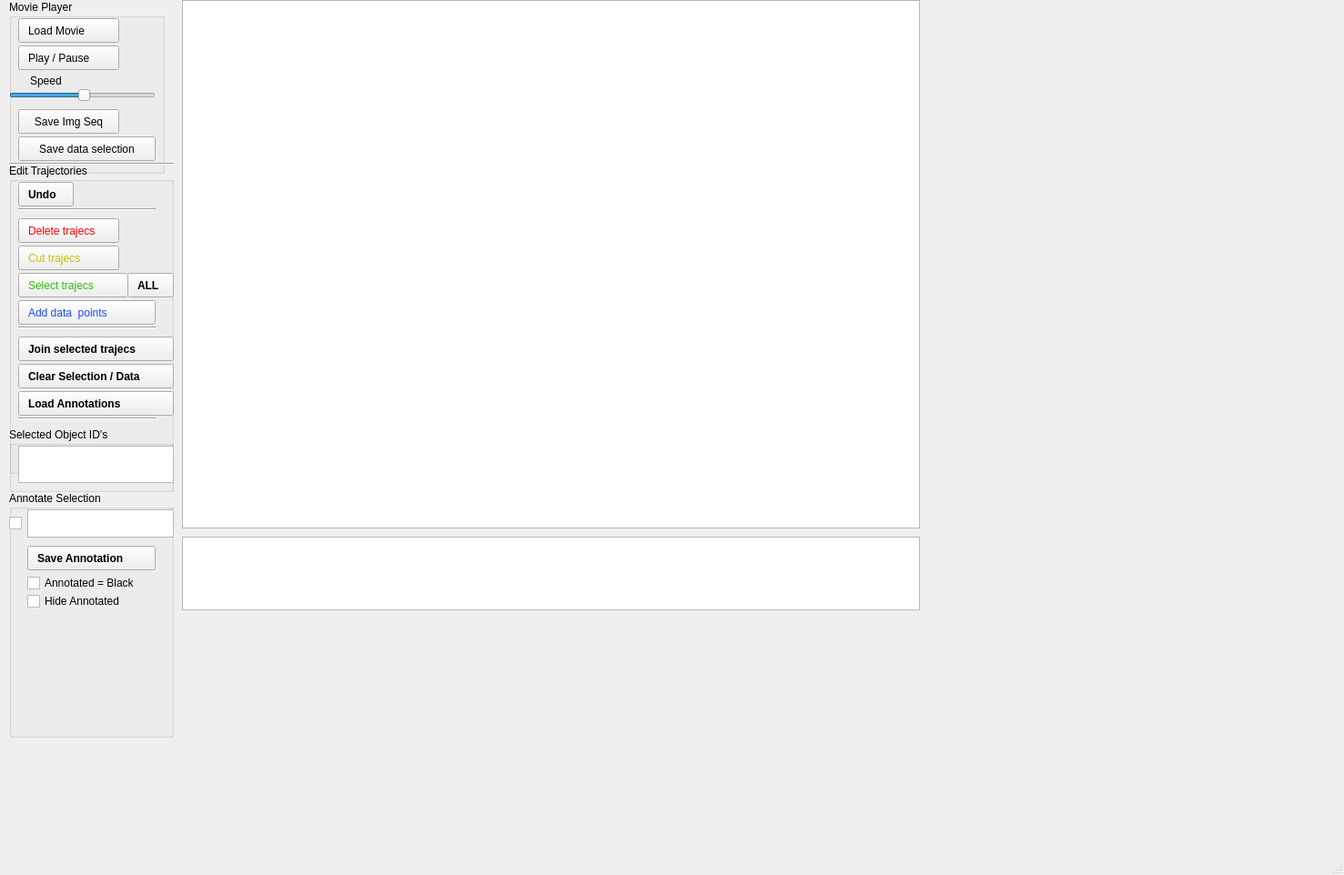
<?xml version="1.0" encoding="UTF-8"?>
<ui version="4.0">
 <class>MainWindow</class>
 <widget class="QMainWindow" name="MainWindow">
  <property name="geometry">
   <rect>
    <x>0</x>
    <y>0</y>
    <width>1477</width>
    <height>962</height>
   </rect>
  </property>
  <property name="windowTitle">
   <string>MainWindow</string>
  </property>
  <widget class="QWidget" name="centralwidget">
   <widget class="PlotWidget" name="qtplot_trajectory">
    <property name="geometry">
     <rect>
      <x>200</x>
      <y>0</y>
      <width>811</width>
      <height>581</height>
     </rect>
    </property>
   </widget>
   <widget class="PlotWidget" name="qtplot_timetrace">
    <property name="geometry">
     <rect>
      <x>200</x>
      <y>590</y>
      <width>811</width>
      <height>81</height>
     </rect>
    </property>
   </widget>
   <widget class="QGroupBox" name="groupBox">
    <property name="geometry">
     <rect>
      <x>10</x>
      <y>0</y>
      <width>171</width>
      <height>191</height>
     </rect>
    </property>
    <property name="font">
     <font>
      <pointsize>9</pointsize>
     </font>
    </property>
    <property name="title">
     <string>Movie Player</string>
    </property>
    <widget class="QPushButton" name="movie_play">
     <property name="geometry">
      <rect>
       <x>10</x>
       <y>20</y>
       <width>111</width>
       <height>27</height>
      </rect>
     </property>
     <property name="font">
      <font>
       <pointsize>9</pointsize>
      </font>
     </property>
     <property name="styleSheet">
      <string notr="true">text-align: left; padding-left: 10px</string>
     </property>
     <property name="text">
      <string>Load Movie</string>
     </property>
    </widget>
    <widget class="QPushButton" name="movie_pause">
     <property name="geometry">
      <rect>
       <x>10</x>
       <y>50</y>
       <width>111</width>
       <height>27</height>
      </rect>
     </property>
     <property name="font">
      <font>
       <pointsize>9</pointsize>
      </font>
     </property>
     <property name="styleSheet">
      <string notr="true">text-align: left; padding-left: 10px</string>
     </property>
     <property name="text">
      <string>Play / Pause</string>
     </property>
    </widget>
    <widget class="QSlider" name="movie_speed">
     <property name="geometry">
      <rect>
       <x>0</x>
       <y>90</y>
       <width>161</width>
       <height>29</height>
      </rect>
     </property>
     <property name="minimum">
      <number>-30</number>
     </property>
     <property name="maximum">
      <number>30</number>
     </property>
     <property name="singleStep">
      <number>1</number>
     </property>
     <property name="value">
      <number>1</number>
     </property>
     <property name="orientation">
      <enum>Qt::Horizontal</enum>
     </property>
    </widget>
    <widget class="QLabel" name="label">
     <property name="geometry">
      <rect>
       <x>10</x>
       <y>80</y>
       <width>66</width>
       <height>17</height>
      </rect>
     </property>
     <property name="font">
      <font>
       <pointsize>9</pointsize>
      </font>
     </property>
     <property name="styleSheet">
      <string notr="true">text-align: left; padding-left: 10px</string>
     </property>
     <property name="text">
      <string>Speed</string>
     </property>
    </widget>
    <widget class="QPushButton" name="movie_save">
     <property name="geometry">
      <rect>
       <x>10</x>
       <y>120</y>
       <width>111</width>
       <height>27</height>
      </rect>
     </property>
     <property name="text">
      <string>Save Img Seq</string>
     </property>
    </widget>
    <widget class="QPushButton" name="save_trajecs">
     <property name="geometry">
      <rect>
       <x>10</x>
       <y>150</y>
       <width>151</width>
       <height>27</height>
      </rect>
     </property>
     <property name="text">
      <string>Save data selection</string>
     </property>
    </widget>
   </widget>
   <widget class="QGroupBox" name="groupBox_2">
    <property name="geometry">
     <rect>
      <x>10</x>
      <y>180</y>
      <width>181</width>
      <height>341</height>
     </rect>
    </property>
    <property name="font">
     <font>
      <pointsize>9</pointsize>
     </font>
    </property>
    <property name="title">
     <string>Edit Trajectories</string>
    </property>
    <widget class="QPushButton" name="trajec_delete">
     <property name="geometry">
      <rect>
       <x>10</x>
       <y>60</y>
       <width>111</width>
       <height>27</height>
      </rect>
     </property>
     <property name="font">
      <font>
       <pointsize>9</pointsize>
      </font>
     </property>
     <property name="styleSheet">
      <string notr="true">color: rgb(255, 2, 2); text-align: left; padding-left: 10px</string>
     </property>
     <property name="text">
      <string>Delete trajecs</string>
     </property>
    </widget>
    <widget class="QPushButton" name="trajec_cut">
     <property name="geometry">
      <rect>
       <x>10</x>
       <y>90</y>
       <width>111</width>
       <height>27</height>
      </rect>
     </property>
     <property name="font">
      <font>
       <pointsize>9</pointsize>
      </font>
     </property>
     <property name="styleSheet">
      <string notr="true">color: rgb(191, 194, 12); text-align: left; padding-left: 10px</string>
     </property>
     <property name="text">
      <string>Cut trajecs</string>
     </property>
    </widget>
    <widget class="QPushButton" name="trajec_join_add_data">
     <property name="geometry">
      <rect>
       <x>10</x>
       <y>150</y>
       <width>151</width>
       <height>27</height>
      </rect>
     </property>
     <property name="font">
      <font>
       <pointsize>9</pointsize>
      </font>
     </property>
     <property name="styleSheet">
      <string notr="true">color: rgb(26, 75, 255); text-align: left; padding-left: 10px</string>
     </property>
     <property name="text">
      <string>Add data  points</string>
     </property>
    </widget>
    <widget class="QPushButton" name="trajec_join_save">
     <property name="geometry">
      <rect>
       <x>10</x>
       <y>190</y>
       <width>171</width>
       <height>27</height>
      </rect>
     </property>
     <property name="font">
      <font>
       <pointsize>9</pointsize>
       <weight>75</weight>
       <bold>true</bold>
      </font>
     </property>
     <property name="styleSheet">
      <string notr="true">font-weight: bold; text-align: left; padding-left: 10px</string>
     </property>
     <property name="text">
      <string>Join selected trajecs</string>
     </property>
    </widget>
    <widget class="QPushButton" name="trajec_undo">
     <property name="geometry">
      <rect>
       <x>10</x>
       <y>20</y>
       <width>61</width>
       <height>27</height>
      </rect>
     </property>
     <property name="font">
      <font>
       <pointsize>9</pointsize>
       <weight>75</weight>
       <bold>true</bold>
      </font>
     </property>
     <property name="styleSheet">
      <string notr="true">font-weight: bold; text-align: left; padding-left: 10px</string>
     </property>
     <property name="text">
      <string>Undo</string>
     </property>
    </widget>
    <widget class="QPushButton" name="trajec_join_collect">
     <property name="geometry">
      <rect>
       <x>10</x>
       <y>120</y>
       <width>121</width>
       <height>27</height>
      </rect>
     </property>
     <property name="font">
      <font>
       <pointsize>9</pointsize>
      </font>
     </property>
     <property name="styleSheet">
      <string notr="true">color: rgb(43, 193, 1); text-align: left; padding-left: 10px</string>
     </property>
     <property name="text">
      <string>Select trajecs</string>
     </property>
    </widget>
    <widget class="Line" name="line_2">
     <property name="geometry">
      <rect>
       <x>10</x>
       <y>40</y>
       <width>151</width>
       <height>20</height>
      </rect>
     </property>
     <property name="orientation">
      <enum>Qt::Horizontal</enum>
     </property>
    </widget>
    <widget class="Line" name="line_4">
     <property name="geometry">
      <rect>
       <x>10</x>
       <y>170</y>
       <width>151</width>
       <height>20</height>
      </rect>
     </property>
     <property name="orientation">
      <enum>Qt::Horizontal</enum>
     </property>
    </widget>
    <widget class="Line" name="line_5">
     <property name="geometry">
      <rect>
       <x>10</x>
       <y>270</y>
       <width>151</width>
       <height>20</height>
      </rect>
     </property>
     <property name="orientation">
      <enum>Qt::Horizontal</enum>
     </property>
    </widget>
    <widget class="QPushButton" name="trajec_join_clear">
     <property name="geometry">
      <rect>
       <x>10</x>
       <y>220</y>
       <width>171</width>
       <height>27</height>
      </rect>
     </property>
     <property name="font">
      <font>
       <pointsize>9</pointsize>
       <weight>75</weight>
       <bold>true</bold>
      </font>
     </property>
     <property name="styleSheet">
      <string notr="true">font-weight: bold; text-align: left; padding-left: 10px</string>
     </property>
     <property name="text">
      <string>Clear Selection / Data</string>
     </property>
    </widget>
    <widget class="QPushButton" name="load_annotations">
     <property name="geometry">
      <rect>
       <x>10</x>
       <y>250</y>
       <width>171</width>
       <height>27</height>
      </rect>
     </property>
     <property name="font">
      <font>
       <pointsize>9</pointsize>
       <weight>75</weight>
       <bold>true</bold>
      </font>
     </property>
     <property name="styleSheet">
      <string notr="true">font-weight: bold; text-align: left; padding-left: 10px</string>
     </property>
     <property name="text">
      <string>Load Annotations</string>
     </property>
    </widget>
    <widget class="QPushButton" name="trajec_select_all">
     <property name="geometry">
      <rect>
       <x>130</x>
       <y>120</y>
       <width>51</width>
       <height>27</height>
      </rect>
     </property>
     <property name="font">
      <font>
       <pointsize>9</pointsize>
       <weight>75</weight>
       <bold>true</bold>
      </font>
     </property>
     <property name="styleSheet">
      <string notr="true">color: rgb(0, 0, 0); text-align: left; padding-left: 10px</string>
     </property>
     <property name="text">
      <string>ALL</string>
     </property>
    </widget>
   </widget>
   <widget class="Line" name="line">
    <property name="geometry">
     <rect>
      <x>10</x>
      <y>170</y>
      <width>181</width>
      <height>20</height>
     </rect>
    </property>
    <property name="orientation">
     <enum>Qt::Horizontal</enum>
    </property>
   </widget>
   <widget class="QGroupBox" name="groupBox_3">
    <property name="geometry">
     <rect>
      <x>10</x>
      <y>540</y>
      <width>181</width>
      <height>271</height>
     </rect>
    </property>
    <property name="font">
     <font>
      <pointsize>9</pointsize>
     </font>
    </property>
    <property name="title">
     <string>Annotate Selection</string>
    </property>
    <widget class="QPushButton" name="save_annotation">
     <property name="geometry">
      <rect>
       <x>20</x>
       <y>60</y>
       <width>141</width>
       <height>27</height>
      </rect>
     </property>
     <property name="font">
      <font>
       <pointsize>9</pointsize>
       <weight>75</weight>
       <bold>true</bold>
      </font>
     </property>
     <property name="styleSheet">
      <string notr="true">font-weight: bold; text-align: left; padding-left: 10px</string>
     </property>
     <property name="text">
      <string>Save Annotation</string>
     </property>
    </widget>
    <widget class="QCheckBox" name="annotated_color_checkbox">
     <property name="geometry">
      <rect>
       <x>20</x>
       <y>90</y>
       <width>151</width>
       <height>22</height>
      </rect>
     </property>
     <property name="text">
      <string>Annotated = Black</string>
     </property>
    </widget>
    <widget class="QCheckBox" name="annotated_checkbox_1">
     <property name="geometry">
      <rect>
       <x>0</x>
       <y>20</y>
       <width>171</width>
       <height>31</height>
      </rect>
     </property>
     <property name="text">
      <string/>
     </property>
    </widget>
    <widget class="QPlainTextEdit" name="annotated_text_1">
     <property name="geometry">
      <rect>
       <x>20</x>
       <y>20</y>
       <width>161</width>
       <height>31</height>
      </rect>
     </property>
     <property name="plainText">
      <string/>
     </property>
    </widget>
    <widget class="QCheckBox" name="annotated_hide_checkbox">
     <property name="geometry">
      <rect>
       <x>20</x>
       <y>110</y>
       <width>151</width>
       <height>22</height>
      </rect>
     </property>
     <property name="text">
      <string>Hide Annotated</string>
     </property>
    </widget>
   </widget>
   <widget class="QGroupBox" name="groupBox_4">
    <property name="geometry">
     <rect>
      <x>10</x>
      <y>470</y>
      <width>181</width>
      <height>71</height>
     </rect>
    </property>
    <property name="font">
     <font>
      <pointsize>9</pointsize>
     </font>
    </property>
    <property name="title">
     <string>Selected Object ID's</string>
    </property>
    <widget class="QPlainTextEdit" name="qttext_selected_objids">
     <property name="geometry">
      <rect>
       <x>10</x>
       <y>20</y>
       <width>171</width>
       <height>41</height>
      </rect>
     </property>
    </widget>
   </widget>
  </widget>
  <widget class="QMenuBar" name="menubar">
   <property name="geometry">
    <rect>
     <x>0</x>
     <y>0</y>
     <width>1477</width>
     <height>31</height>
    </rect>
   </property>
  </widget>
  <widget class="QStatusBar" name="statusbar"/>
 </widget>
 <customwidgets>
  <customwidget>
   <class>PlotWidget</class>
   <extends>QGraphicsView</extends>
   <header>pyqtgraph</header>
  </customwidget>
 </customwidgets>
 <resources/>
 <connections/>
</ui>
